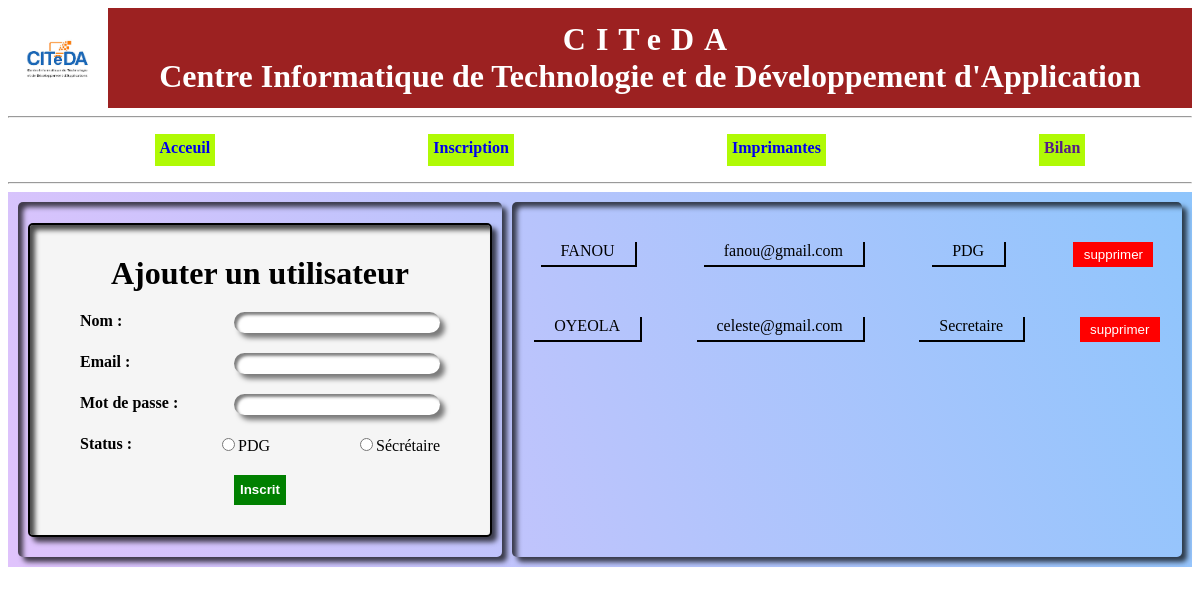
The app's page /inscription.php (signed in) with its own data.
### tables this page shows
CREATE TABLE `users` (
  `iduser` int(11) NOT NULL,
  `nom` varchar(20) NOT NULL,
  `email` varchar(20) NOT NULL,
  `passworduser` varchar(100) NOT NULL,
  `profil` varchar(15) NOT NULL
);

### inscription.php (the view, shortened to what this page needs)
<!DOCTYPE html>
<html lang="en">
<head>
    <link rel="stylesheet" type="text/css" href="header.css">
    <link rel="stylesheet" type="text/css" href="inscription.css">
</head>
<body>
<?php
try
{
$bdd = new PDO('mysql:host=localhost;dbname=citeda', 'root', '');
}
catch (Exception $e)
{
die('Erreur : ' . $e->getMessage());
}
 include"header.php";
?>
<div class="plage">
    <div class="gauche">
    <div>
     <form method="post" action="traitins.php">
        <div class="formulaire">
            <div>
            <center class="titre">
                <h1>Ajouter un utilisateur </h1>
            </center>
                <div class="ligne">
                    <label>Nom : </label>
                    <input type="text" name="nom" class="inp" required>
                </div>
                <div class="ligne">
                    <label>Email :</label>
                    <input type="email" name="email" class="inp" required>
                </div>
                <div class="ligne">
                    <label>Mot de passe :</label>
                    <input type="password" name="password" class="inp" required>
                </div>
                <div class="ligne">
                    <label>Status : </label>
                    <div>
                        <input type="radio" name="profil" value="PDG" id=""><span>PDG</span>
                    </div>
                    <div>
                        <input type="radio" name="profil" value="Sécrétaire" id=""><span>Sécrétaire</span>
                    </div>
                </div>
                <div class="btn">
                    <button class="btn2" name="inscrit">Inscrit</button>
                </div>
            </div>
        </div>
    </form>
    </div>
    </div>
    <div class="droite">
        <?php
            $req = $bdd->prepare('SELECT * FROM users');
            $req->execute();
            while ($user = $req->fetch()){
                ?>
                  <div class="formu">
                    <div class="corp">
                     <div class="lab"><?php echo $user['nom']?></div>
                     <div class="lab"><?php echo $user['email']?></div>
                     <div class="lab"><?php echo $user['profil']?></div>
                       <a href="traitins.php?iduser=<?php echo $user['iduser']?>&sup=supprimer"><input type="submit" name="sup" value="supprimer" class="bas-btn-sup" style="width:80px;height: 25px;"></a>
                    </div>
                  </div>
                <?php
            }
        ?>
    </div>
</div>
</body>
</html>

### header.css (style rules this page uses)
h1 { margin: auto; }

### inscription.css (style rules this page uses)
.plage { display: flex; gap: 10px; background:linear-gradient(250deg, #8EC5FC 0%, #E0C3FC 100%); padding: 10px; margin-bottom: 100px; }
.gauche { flex: 3; padding:10px; display: flex; flex-direction:column; gap:50px; justify-content: center; align-items: center; border-radius: 5px; box-shadow: inset 5px 5px 5px rgba(0, 0, 0, 0.7), 5px 5px 5px rgba(0, 0, 0, 0.7); }
.formulaire { width: 400px; background-color: whitesmoke; border: 2px solid black; border-radius: 5px; padding: 30px; box-shadow: inset 5px 5px 5px rgba(0, 0, 0, 0.7), 5px 5px 5px rgba(0, 0, 0, 0.7); }
label { font-weight: bold; }
.inp { width: 200px; margin-left: 20px; border:none; outline:none; border-radius:20px; text-align:center; padding:3px; box-shadow: inset 3px 3px 3px rgba(0, 0, 0, 0.5), 5px 5px 5px rgba(0, 0, 0, 0.5); }
.ligne { margin: 20px; display: flex; justify-content: space-between; }
.btn { margin-top: 20px; display: flex; justify-content:center; }
button { height: 30px; background-color: green; color:white; font-weight: bold; cursor: pointer; border:none; }
.droite { flex: 9; padding:10px; display: flex; flex-direction:column; gap:10px; border-radius: 5px; box-shadow: inset 5px 5px 5px rgba(0, 0, 0, 0.7), 5px 5px 5px rgba(0, 0, 0, 0.7); height: 335px; overflow-y: scroll; }
.lab { border-right:2px solid black; border-bottom:2px solid black; padding:0 20px; }
.corp { display: flex; justify-content: space-around; gap:30px; }
.formu { margin: 20px 0; }
.bas-btn-sup { margin:0; border:none; background-color: red; color:white; cursor:pointer; }

### records on screen
users: nom "FANOU", email "fanou@gmail.com", profil "PDG"
users: nom "OYEOLA", email "celeste@gmail.com", profil "Secretaire"
